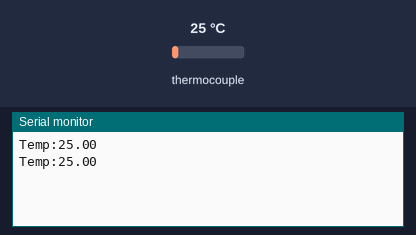
Recording of a sketch running on a simulated Arduino Uno, built with avr-gcc and run on an emulated ATmega328P. Parts: the last lines printed to the serial monitor. The inputs (shaded band) are chosen by the test bench; at power-on: thermocouple 25 °C.

Above: at 1.8 s.
1.9 s: thermocouple set to 6 °C
At 2.8 s:
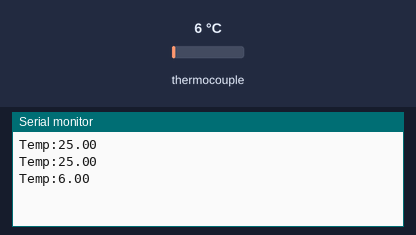
3.4 s: thermocouple set to 75 °C
At 4.8 s:
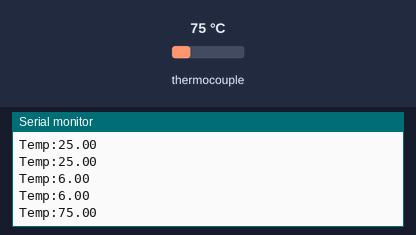
Timing chart, 0 to 6.4 s (numbered marks = the images above; inputs shaded):
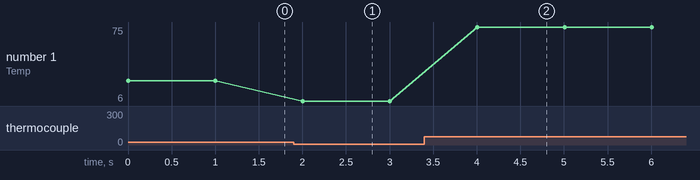

The sketch:

temperature_probe.ino
```cpp
#include "Adafruit_MAX31865.h"

Adafruit_MAX31865 thermo = Adafruit_MAX31865(18, 19, 22, 23);

#define RREF 430.0
#define RNOMINAL 100.0

void setup() {
  Serial.begin(9600);
  thermo.begin(MAX31865_3WIRE);  // 2WIRE, 3WIRE, 4WIRE
}

void loop() {
  uint8_t fault = thermo.readFault();
  if (fault) {
    Serial.print("Fault 0x");
    Serial.println(fault, HEX);
    thermo.clearFault();
  } else {
    float temp = thermo.temperature(RNOMINAL, RREF);
    Serial.print("Temp:");
    Serial.println(temp);
  }
  delay(1000);
}
```

Measured:
- after the input at 1.9 s, the serial monitor: prints a new line after 0.10 s (image 1)
- after the input at 3.4 s, the serial monitor: prints a new line after 0.61 s (image 2)
- plotted number 1: 25 → 6 after the input at 1.9 s, 6 → 75 after the input at 3.4 s
